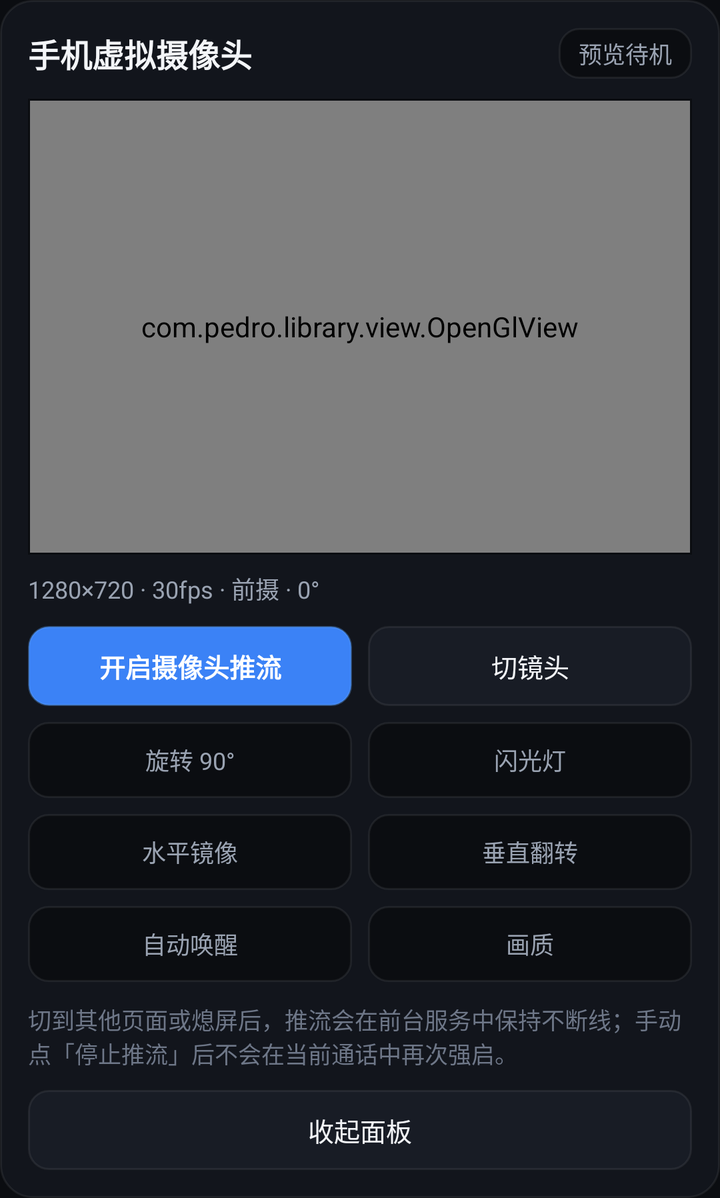
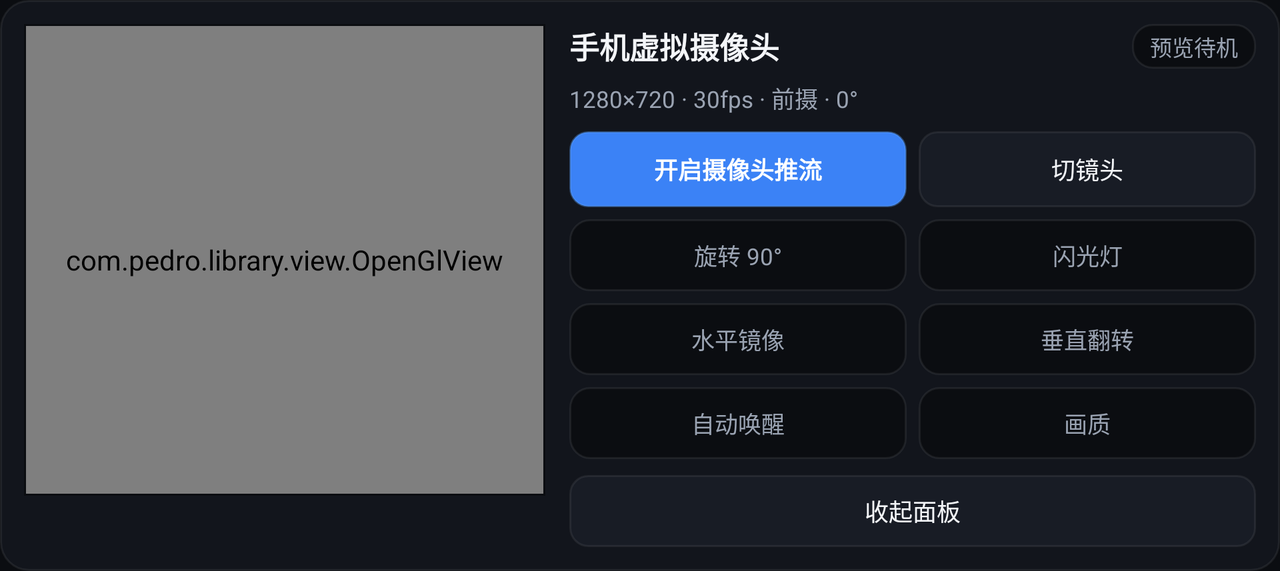

One screen, two layout resources from the same app: the default and the repository's alternative for another configuration. Each is rendered where Android would select it; the XML of both is given below.
<!-- AndroidManifest.xml: application theme Theme.PhoneConsole -->
<!-- res/layout/dialog_camera.xml -->
<?xml version="1.0" encoding="utf-8"?>
<ScrollView xmlns:android="http://schemas.android.com/apk/res/android"
    android:layout_width="match_parent"
    android:layout_height="wrap_content"
    android:background="@drawable/bg_card"
    android:fillViewport="true"
    android:padding="14dp">

    <LinearLayout
        android:layout_width="match_parent"
        android:layout_height="wrap_content"
        android:orientation="vertical">

        <LinearLayout
            android:layout_width="match_parent"
            android:layout_height="wrap_content"
            android:gravity="center_vertical"
            android:orientation="horizontal">

            <TextView
                android:layout_width="0dp"
                android:layout_height="wrap_content"
                android:layout_weight="1"
                android:text="@string/camera_dialog_title"
                android:textColor="@color/text_primary"
                android:textSize="16sp"
                android:textStyle="bold" />

            <TextView
                android:id="@+id/tvCameraStatus"
                android:layout_width="wrap_content"
                android:layout_height="wrap_content"
                android:background="@drawable/bg_input"
                android:paddingStart="10dp"
                android:paddingTop="4dp"
                android:paddingEnd="10dp"
                android:paddingBottom="4dp"
                android:text="预览待机"
                android:textColor="@color/text_secondary"
                android:textSize="11.5sp" />
        </LinearLayout>

        <FrameLayout
            android:layout_width="match_parent"
            android:layout_height="228dp"
            android:layout_marginTop="10dp"
            android:background="@color/bg_obsidian"
            android:padding="1dp">

            <com.pedro.library.view.OpenGlView
                android:id="@+id/cameraGlView"
                android:layout_width="match_parent"
                android:layout_height="match_parent" />
        </FrameLayout>

        <TextView
            android:id="@+id/tvCameraMeta"
            android:layout_width="match_parent"
            android:layout_height="wrap_content"
            android:layout_marginTop="8dp"
            android:maxLines="2"
            android:text="1280×720 · 30fps · 前摄 · 0°"
            android:textColor="@color/text_secondary"
            android:textSize="12sp" />

        
        <LinearLayout
            android:layout_width="match_parent"
            android:layout_height="wrap_content"
            android:layout_marginTop="10dp"
            android:baselineAligned="false"
            android:orientation="horizontal">

            <TextView
                android:id="@+id/btnCameraToggle"
                style="@style/ConsolePrimaryButton"
                android:layout_width="0dp"
                android:layout_height="wrap_content"
                android:layout_marginEnd="8dp"
                android:layout_weight="1"
                android:ellipsize="end"
                android:maxLines="1"
                android:text="@string/camera_start" />

            <TextView
                android:id="@+id/btnCameraSwitch"
                style="@style/ConsoleGhostButton"
                android:layout_width="0dp"
                android:layout_height="wrap_content"
                android:layout_weight="1"
                android:ellipsize="end"
                android:maxLines="1"
                android:text="@string/camera_switch" />
        </LinearLayout>

        
        <LinearLayout
            android:layout_width="match_parent"
            android:layout_height="wrap_content"
            android:layout_marginTop="8dp"
            android:baselineAligned="false"
            android:orientation="horizontal">

            <TextView
                android:id="@+id/btnCameraRotate"
                style="@style/ConsoleMiniButton"
                android:layout_width="0dp"
                android:layout_height="wrap_content"
                android:layout_marginEnd="8dp"
                android:layout_weight="1"
                android:ellipsize="end"
                android:maxLines="1"
                android:minHeight="38dp"
                android:paddingStart="10dp"
                android:paddingEnd="10dp"
                android:text="@string/camera_rotate" />

            <TextView
                android:id="@+id/btnCameraFlash"
                style="@style/ConsoleMiniButton"
                android:layout_width="0dp"
                android:layout_height="wrap_content"
                android:layout_weight="1"
                android:ellipsize="end"
                android:maxLines="1"
                android:minHeight="38dp"
                android:paddingStart="10dp"
                android:paddingEnd="10dp"
                android:text="@string/camera_flash" />
        </LinearLayout>

        
        <LinearLayout
            android:layout_width="match_parent"
            android:layout_height="wrap_content"
            android:layout_marginTop="8dp"
            android:baselineAligned="false"
            android:orientation="horizontal">

            <TextView
                android:id="@+id/btnCameraMirrorH"
                style="@style/ConsoleMiniButton"
                android:layout_width="0dp"
                android:layout_height="wrap_content"
                android:layout_marginEnd="8dp"
                android:layout_weight="1"
                android:ellipsize="end"
                android:maxLines="1"
                android:minHeight="38dp"
                android:paddingStart="10dp"
                android:paddingEnd="10dp"
                android:text="@string/camera_mirror_h" />

            <TextView
                android:id="@+id/btnCameraMirrorV"
                style="@style/ConsoleMiniButton"
                android:layout_width="0dp"
                android:layout_height="wrap_content"
                android:layout_weight="1"
                android:ellipsize="end"
                android:maxLines="1"
                android:minHeight="38dp"
                android:paddingStart="10dp"
                android:paddingEnd="10dp"
                android:text="@string/camera_mirror_v" />
        </LinearLayout>

        
        <LinearLayout
            android:layout_width="match_parent"
            android:layout_height="wrap_content"
            android:layout_marginTop="8dp"
            android:baselineAligned="false"
            android:orientation="horizontal">

            <TextView
                android:id="@+id/btnCameraAutoDemand"
                style="@style/ConsoleMiniButton"
                android:layout_width="0dp"
                android:layout_height="wrap_content"
                android:layout_marginEnd="8dp"
                android:layout_weight="1"
                android:ellipsize="end"
                android:maxLines="1"
                android:minHeight="38dp"
                android:paddingStart="10dp"
                android:paddingEnd="10dp"
                android:text="@string/camera_auto_demand" />

            <TextView
                android:id="@+id/btnCameraRes"
                style="@style/ConsoleMiniButton"
                android:layout_width="0dp"
                android:layout_height="wrap_content"
                android:layout_weight="1"
                android:ellipsize="end"
                android:maxLines="1"
                android:minHeight="38dp"
                android:paddingStart="10dp"
                android:paddingEnd="10dp"
                android:text="@string/camera_res" />
        </LinearLayout>

        <TextView
            android:layout_width="match_parent"
            android:layout_height="wrap_content"
            android:layout_marginTop="10dp"
            android:text="@string/camera_bg_hint"
            android:textColor="@color/text_muted"
            android:textSize="11.5sp" />

        <TextView
            android:id="@+id/btnCameraClose"
            style="@style/ConsoleGhostButton"
            android:layout_width="match_parent"
            android:layout_height="wrap_content"
            android:layout_marginTop="10dp"
            android:text="@string/camera_close" />
    </LinearLayout>
</ScrollView>
<!-- resources referenced by this layout -->
<resources>
  <color name="bg_obsidian">#0B0D11</color>
  <color name="text_muted">#6E7788</color>
  <color name="text_primary">#F3F5F8</color>
  <color name="text_secondary">#9AA3B2</color>
  <!-- drawable bg_card (drawable) -->
  <?xml version="1.0" encoding="utf-8"?>
  <shape xmlns:android="http://schemas.android.com/apk/res/android" android:shape="rectangle">
      <solid android:color="@color/surface_panel" />
      <stroke android:width="1dp" android:color="@color/divider_line" />
      <corners android:radius="@dimen/card_radius" />
  </shape>
  <!-- drawable bg_input (drawable) -->
  <?xml version="1.0" encoding="utf-8"?>
  <shape xmlns:android="http://schemas.android.com/apk/res/android" android:shape="rectangle">
      <solid android:color="@color/bg_obsidian" />
      <stroke android:width="1dp" android:color="@color/divider_line" />
      <corners android:radius="10dp" />
  </shape>
  <string name="camera_auto_demand">自动唤醒</string>
  <string name="camera_bg_hint">切到其他页面或熄屏后，推流会在前台服务中保持不断线；手动点「停止推流」后不会在当前通话中再次强启。</string>
  <string name="camera_close">收起面板</string>
  <string name="camera_dialog_title">手机虚拟摄像头</string>
  <string name="camera_flash">闪光灯</string>
  <string name="camera_mirror_h">水平镜像</string>
  <string name="camera_mirror_v">垂直翻转</string>
  <string name="camera_res">画质</string>
  <string name="camera_rotate">旋转 90°</string>
  <string name="camera_start">开启摄像头推流</string>
  <string name="camera_switch">切镜头</string>
  <style name="ConsoleGhostButton">
          <item name="android:background">@drawable/bg_ghost_button</item>
          <item name="android:textColor">@color/text_primary</item>
          <item name="android:textSize">13sp</item>
          <item name="android:gravity">center</item>
          <item name="android:minHeight">40dp</item>
          <item name="android:paddingStart">12dp</item>
          <item name="android:paddingEnd">12dp</item>
          <item name="android:clickable">true</item>
          <item name="android:focusable">true</item>
      </style>
  <style name="ConsoleMiniButton">
          <item name="android:background">@drawable/bg_input</item>
          <item name="android:textColor">@color/text_secondary</item>
          <item name="android:textSize">12sp</item>
          <item name="android:gravity">center</item>
          <item name="android:minHeight">36dp</item>
          <item name="android:paddingStart">8dp</item>
          <item name="android:paddingEnd">8dp</item>
          <item name="android:clickable">true</item>
          <item name="android:focusable">true</item>
      </style>
  <color name="surface_panel">#12151C</color>
  <color name="divider_line">#12FFFFFF</color>
  <dimen name="card_radius">16dp</dimen>
  <!-- drawable bg_ghost_button (drawable) -->
  <?xml version="1.0" encoding="utf-8"?>
  <ripple xmlns:android="http://schemas.android.com/apk/res/android"
      android:color="#22FFFFFF">
      <item>
          <shape android:shape="rectangle">
              <solid android:color="@color/surface_elevated" />
              <stroke android:width="1dp" android:color="@color/divider_line" />
              <corners android:radius="@dimen/control_radius" />
          </shape>
      </item>
  </ripple>
  <!-- drawable bg_primary_button (drawable) -->
  <?xml version="1.0" encoding="utf-8"?>
  <ripple xmlns:android="http://schemas.android.com/apk/res/android"
      android:color="#33FFFFFF">
      <item>
          <shape android:shape="rectangle">
              <solid android:color="@color/accent_blue" />
              <stroke android:width="1dp" android:color="@color/accent_border" />
              <corners android:radius="@dimen/control_radius" />
          </shape>
      </item>
  </ripple>
  <color name="text_on_accent">#FFFFFF</color>
  <color name="accent_blue">#3B82F6</color>
  <color name="accent_bright">#60A5FA</color>
  <color name="surface_elevated">#181C25</color>
  <dimen name="control_radius">10dp</dimen>
  <color name="accent_border">#5C60A5FA</color>
  <!-- some entries are left out for length -->
</resources>
<!-- res/layout-land/dialog_camera.xml (the repository's variant of the layout above) -->
<!-- drawn on the phone turned sideways -->
<?xml version="1.0" encoding="utf-8"?>
<ScrollView xmlns:android="http://schemas.android.com/apk/res/android"
    android:layout_width="match_parent"
    android:layout_height="wrap_content"
    android:background="@drawable/bg_card"
    android:fillViewport="true"
    android:padding="12dp">

    <LinearLayout
        android:layout_width="match_parent"
        android:layout_height="wrap_content"
        android:baselineAligned="false"
        android:orientation="horizontal">

        
        <FrameLayout
            android:layout_width="0dp"
            android:layout_height="236dp"
            android:layout_marginEnd="12dp"
            android:layout_weight="0.95"
            android:background="@color/bg_obsidian"
            android:padding="1dp">

            <com.pedro.library.view.OpenGlView
                android:id="@+id/cameraGlView"
                android:layout_width="match_parent"
                android:layout_height="match_parent" />
        </FrameLayout>

        
        <LinearLayout
            android:layout_width="0dp"
            android:layout_height="wrap_content"
            android:layout_weight="1.25"
            android:orientation="vertical">

            <LinearLayout
                android:layout_width="match_parent"
                android:layout_height="wrap_content"
                android:gravity="center_vertical"
                android:orientation="horizontal">

                <TextView
                    android:layout_width="0dp"
                    android:layout_height="wrap_content"
                    android:layout_weight="1"
                    android:text="@string/camera_dialog_title"
                    android:textColor="@color/text_primary"
                    android:textSize="15sp"
                    android:textStyle="bold" />

                <TextView
                    android:id="@+id/tvCameraStatus"
                    android:layout_width="wrap_content"
                    android:layout_height="wrap_content"
                    android:background="@drawable/bg_input"
                    android:paddingStart="9dp"
                    android:paddingTop="3dp"
                    android:paddingEnd="9dp"
                    android:paddingBottom="3dp"
                    android:text="预览待机"
                    android:textColor="@color/text_secondary"
                    android:textSize="11sp" />
            </LinearLayout>

            <TextView
                android:id="@+id/tvCameraMeta"
                android:layout_width="match_parent"
                android:layout_height="wrap_content"
                android:layout_marginTop="6dp"
                android:maxLines="2"
                android:text="1280×720 · 30fps · 前摄 · 0°"
                android:textColor="@color/text_secondary"
                android:textSize="11.5sp" />

            
            <LinearLayout
                android:layout_width="match_parent"
                android:layout_height="wrap_content"
                android:layout_marginTop="8dp"
                android:baselineAligned="false"
                android:orientation="horizontal">

                <TextView
                    android:id="@+id/btnCameraToggle"
                    style="@style/ConsolePrimaryButton"
                    android:layout_width="0dp"
                    android:layout_height="wrap_content"
                    android:layout_marginEnd="6dp"
                    android:layout_weight="1"
                    android:ellipsize="end"
                    android:maxLines="1"
                    android:minHeight="38dp"
                    android:paddingStart="10dp"
                    android:paddingEnd="10dp"
                    android:text="@string/camera_start"
                    android:textSize="12sp" />

                <TextView
                    android:id="@+id/btnCameraSwitch"
                    style="@style/ConsoleGhostButton"
                    android:layout_width="0dp"
                    android:layout_height="wrap_content"
                    android:layout_weight="1"
                    android:ellipsize="end"
                    android:maxLines="1"
                    android:minHeight="38dp"
                    android:paddingStart="10dp"
                    android:paddingEnd="10dp"
                    android:text="@string/camera_switch"
                    android:textSize="12sp" />
            </LinearLayout>

            
            <LinearLayout
                android:layout_width="match_parent"
                android:layout_height="wrap_content"
                android:layout_marginTop="6dp"
                android:baselineAligned="false"
                android:orientation="horizontal">

                <TextView
                    android:id="@+id/btnCameraRotate"
                    style="@style/ConsoleMiniButton"
                    android:layout_width="0dp"
                    android:layout_height="wrap_content"
                    android:layout_marginEnd="6dp"
                    android:layout_weight="1"
                    android:ellipsize="end"
                    android:maxLines="1"
                    android:minHeight="36dp"
                    android:paddingStart="8dp"
                    android:paddingEnd="8dp"
                    android:text="@string/camera_rotate"
                    android:textSize="11.5sp" />

                <TextView
                    android:id="@+id/btnCameraFlash"
                    style="@style/ConsoleMiniButton"
                    android:layout_width="0dp"
                    android:layout_height="wrap_content"
                    android:layout_weight="1"
                    android:ellipsize="end"
                    android:maxLines="1"
                    android:minHeight="36dp"
                    android:paddingStart="8dp"
                    android:paddingEnd="8dp"
                    android:text="@string/camera_flash"
                    android:textSize="11.5sp" />
            </LinearLayout>

            
            <LinearLayout
                android:layout_width="match_parent"
                android:layout_height="wrap_content"
                android:layout_marginTop="6dp"
                android:baselineAligned="false"
                android:orientation="horizontal">

                <TextView
                    android:id="@+id/btnCameraMirrorH"
                    style="@style/ConsoleMiniButton"
                    android:layout_width="0dp"
                    android:layout_height="wrap_content"
                    android:layout_marginEnd="6dp"
                    android:layout_weight="1"
                    android:ellipsize="end"
                    android:maxLines="1"
                    android:minHeight="36dp"
                    android:paddingStart="8dp"
                    android:paddingEnd="8dp"
                    android:text="@string/camera_mirror_h"
                    android:textSize="11.5sp" />

                <TextView
                    android:id="@+id/btnCameraMirrorV"
                    style="@style/ConsoleMiniButton"
                    android:layout_width="0dp"
                    android:layout_height="wrap_content"
                    android:layout_weight="1"
                    android:ellipsize="end"
                    android:maxLines="1"
                    android:minHeight="36dp"
                    android:paddingStart="8dp"
                    android:paddingEnd="8dp"
                    android:text="@string/camera_mirror_v"
                    android:textSize="11.5sp" />
            </LinearLayout>

            
            <LinearLayout
                android:layout_width="match_parent"
                android:layout_height="wrap_content"
                android:layout_marginTop="6dp"
                android:baselineAligned="false"
                android:orientation="horizontal">

                <TextView
                    android:id="@+id/btnCameraAutoDemand"
                    style="@style/ConsoleMiniButton"
                    android:layout_width="0dp"
                    android:layout_height="wrap_content"
                    android:layout_marginEnd="6dp"
                    android:layout_weight="1"
                    android:ellipsize="end"
                    android:maxLines="1"
                    android:minHeight="36dp"
                    android:paddingStart="8dp"
                    android:paddingEnd="8dp"
                    android:text="@string/camera_auto_demand"
                    android:textSize="11.5sp" />

                <TextView
                    android:id="@+id/btnCameraRes"
                    style="@style/ConsoleMiniButton"
                    android:layout_width="0dp"
                    android:layout_height="wrap_content"
                    android:layout_weight="1"
                    android:ellipsize="end"
                    android:maxLines="1"
                    android:minHeight="36dp"
                    android:paddingStart="8dp"
                    android:paddingEnd="8dp"
                    android:text="@string/camera_res"
                    android:textSize="11.5sp" />
            </LinearLayout>

            <TextView
                android:id="@+id/btnCameraClose"
                style="@style/ConsoleGhostButton"
                android:layout_width="match_parent"
                android:layout_height="wrap_content"
                android:layout_marginTop="8dp"
                android:minHeight="36dp"
                android:text="@string/camera_close"
                android:textSize="12sp" />
        </LinearLayout>
    </LinearLayout>
</ScrollView>
<!-- resources referenced by the variant -->
<!-- as the phone turned sideways resolves them -->
<resources>
  <color name="bg_obsidian">#0B0D11</color>
  <color name="text_primary">#F3F5F8</color>
  <color name="text_secondary">#9AA3B2</color>
  <!-- drawable bg_card (drawable) -->
  <?xml version="1.0" encoding="utf-8"?>
  <shape xmlns:android="http://schemas.android.com/apk/res/android" android:shape="rectangle">
      <solid android:color="@color/surface_panel" />
      <stroke android:width="1dp" android:color="@color/divider_line" />
      <corners android:radius="@dimen/card_radius" />
  </shape>
  <!-- drawable bg_input (drawable) -->
  <?xml version="1.0" encoding="utf-8"?>
  <shape xmlns:android="http://schemas.android.com/apk/res/android" android:shape="rectangle">
      <solid android:color="@color/bg_obsidian" />
      <stroke android:width="1dp" android:color="@color/divider_line" />
      <corners android:radius="10dp" />
  </shape>
  <string name="camera_auto_demand">自动唤醒</string>
  <string name="camera_close">收起面板</string>
  <string name="camera_dialog_title">手机虚拟摄像头</string>
  <string name="camera_flash">闪光灯</string>
  <string name="camera_mirror_h">水平镜像</string>
  <string name="camera_mirror_v">垂直翻转</string>
  <string name="camera_res">画质</string>
  <string name="camera_rotate">旋转 90°</string>
  <string name="camera_start">开启摄像头推流</string>
  <string name="camera_switch">切镜头</string>
  <style name="ConsoleGhostButton">
          <item name="android:background">@drawable/bg_ghost_button</item>
          <item name="android:textColor">@color/text_primary</item>
          <item name="android:textSize">13sp</item>
          <item name="android:gravity">center</item>
          <item name="android:minHeight">40dp</item>
          <item name="android:paddingStart">12dp</item>
          <item name="android:paddingEnd">12dp</item>
          <item name="android:clickable">true</item>
          <item name="android:focusable">true</item>
      </style>
  <style name="ConsoleMiniButton">
          <item name="android:background">@drawable/bg_input</item>
          <item name="android:textColor">@color/text_secondary</item>
          <item name="android:textSize">12sp</item>
          <item name="android:gravity">center</item>
          <item name="android:minHeight">36dp</item>
          <item name="android:paddingStart">8dp</item>
          <item name="android:paddingEnd">8dp</item>
          <item name="android:clickable">true</item>
          <item name="android:focusable">true</item>
      </style>
  <color name="surface_panel">#12151C</color>
  <color name="divider_line">#12FFFFFF</color>
  <!-- from res/values-land/ -->
  <dimen name="card_radius">14dp</dimen>
  <!-- drawable bg_ghost_button (drawable) -->
  <?xml version="1.0" encoding="utf-8"?>
  <ripple xmlns:android="http://schemas.android.com/apk/res/android"
      android:color="#22FFFFFF">
      <item>
          <shape android:shape="rectangle">
              <solid android:color="@color/surface_elevated" />
              <stroke android:width="1dp" android:color="@color/divider_line" />
              <corners android:radius="@dimen/control_radius" />
          </shape>
      </item>
  </ripple>
  <!-- drawable bg_primary_button (drawable) -->
  <?xml version="1.0" encoding="utf-8"?>
  <ripple xmlns:android="http://schemas.android.com/apk/res/android"
      android:color="#33FFFFFF">
      <item>
          <shape android:shape="rectangle">
              <solid android:color="@color/accent_blue" />
              <stroke android:width="1dp" android:color="@color/accent_border" />
              <corners android:radius="@dimen/control_radius" />
          </shape>
      </item>
  </ripple>
  <color name="text_on_accent">#FFFFFF</color>
  <color name="accent_blue">#3B82F6</color>
  <color name="accent_bright">#60A5FA</color>
  <color name="surface_elevated">#181C25</color>
  <!-- from res/values-land/ -->
  <dimen name="control_radius">9dp</dimen>
  <color name="accent_border">#5C60A5FA</color>
  <!-- some entries are left out for length -->
</resources>
